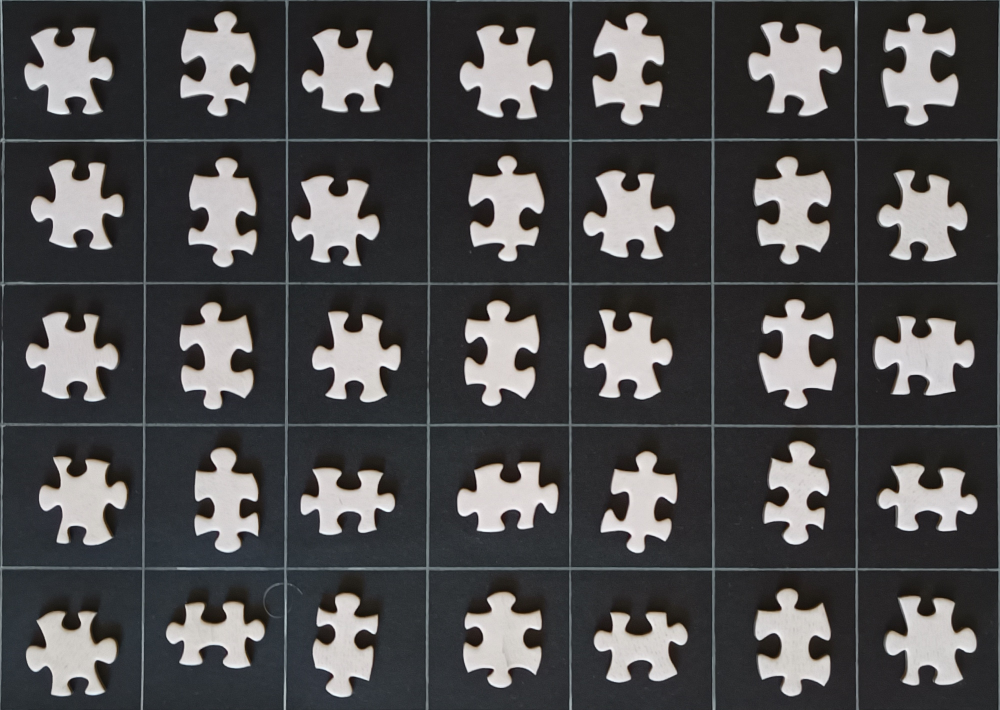
#> input picture my_images/IMG_001.jpg, 4000 x 2840 px (shown at 1/4 size); its folder holds only this picture in this run
$ jupyter execute --allow-errors Jigsaw_puzzle_original.ipynb
#> lines starting #> are read from the running program, lines starting #| are printed output that depends on the picture
[cell 1]
import os
from os.path import join
import numpy as np
import cv2
import matplotlib.pyplot as plt
#> (the rest of this cell did not finish here and is left out)

[cell 2]
filenames = os.listdir('my_images')
filenames.sort()

[cell 3]
def plot_grid(size, out_dict, *image_keys):
    h, w = size
    for idx, img_key in enumerate(image_keys, start=1):
        plt.subplot(h * 100 + w * 10 + idx)
        if img_key[0] == '_':
            plt.imshow(out_dict[img_key[1:]], cmap='gray')
        else:
            plt.imshow(out_dict[img_key])

[cell 4]
#label_tuples = [('A', 74), ('B', 43), ('C', 19), ('D', 72), ('E', 11)]
label_tuples = [('A', 1)]

def create_label(label_tuple):
    letter, max_num = label_tuple
    for i in range(1, max_num + 1):
        label = letter + str(i) if i >= 10 else letter + '0' + str(i)
        yield label

labels = []
for label_tuple in label_tuples:
    for label in create_label(label_tuple):
        labels.append(label)

[cell 5]
for filename, label in zip(filenames, labels):
    img = cv2.imread(join('my_images', filename))
#> img is the input picture: shape (2840, 4000, 3); mean B, G, R 78.2, 77.3, 78.1
    for i in range(0, 9):
        for j in range(0, 7):
            start_point_x = 10 + 450 * i
            start_point_y = 10 + 450 * j
            start_point = (start_point_x, start_point_y)
            #start_point = (10, 10)
            window_name = 'Image'

            end_point_x = start_point[0] + 430
            end_point_y = start_point[1] + 430
            end_point = (end_point_x, end_point_y)
            # Blue color in BGR
            color = (255, 0, 0)

            # Line thickness of 2 px
            thickness = 2

            # Using cv2.rectangle() method
            # Draw a rectangle with blue line borders of thickness of 2 px
            img = cv2.rectangle(img, start_point, end_point, color, thickness)
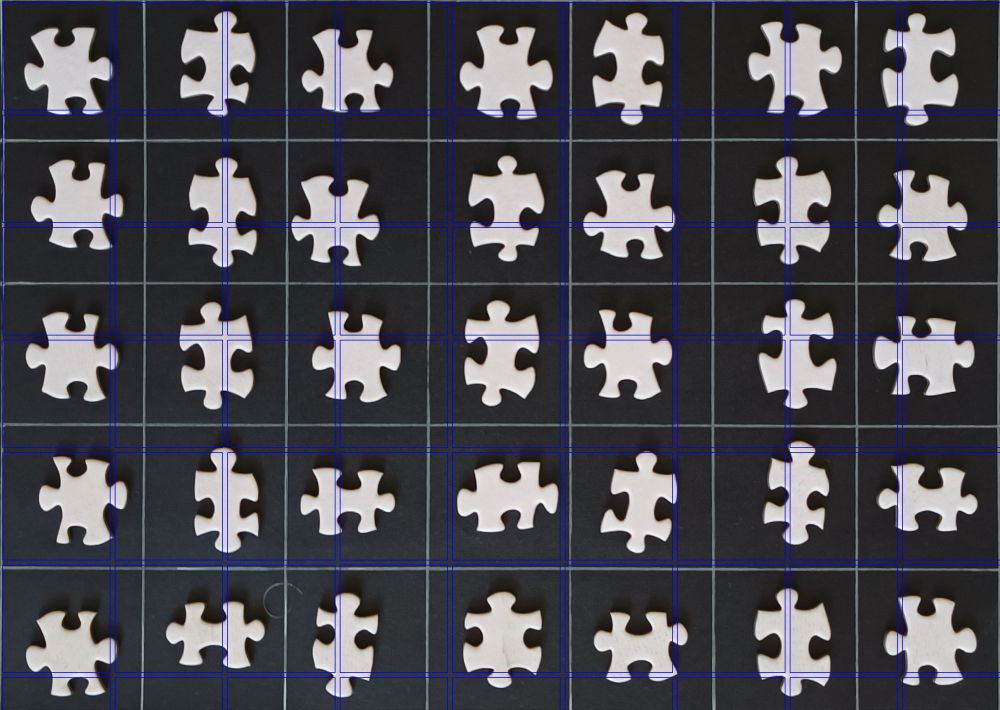
#> img: shape (2840, 4000, 3) (shown at 1/4 size); mean B, G, R 82.6, 75.3, 76.1
    cv2.imshow(window_name, img)
